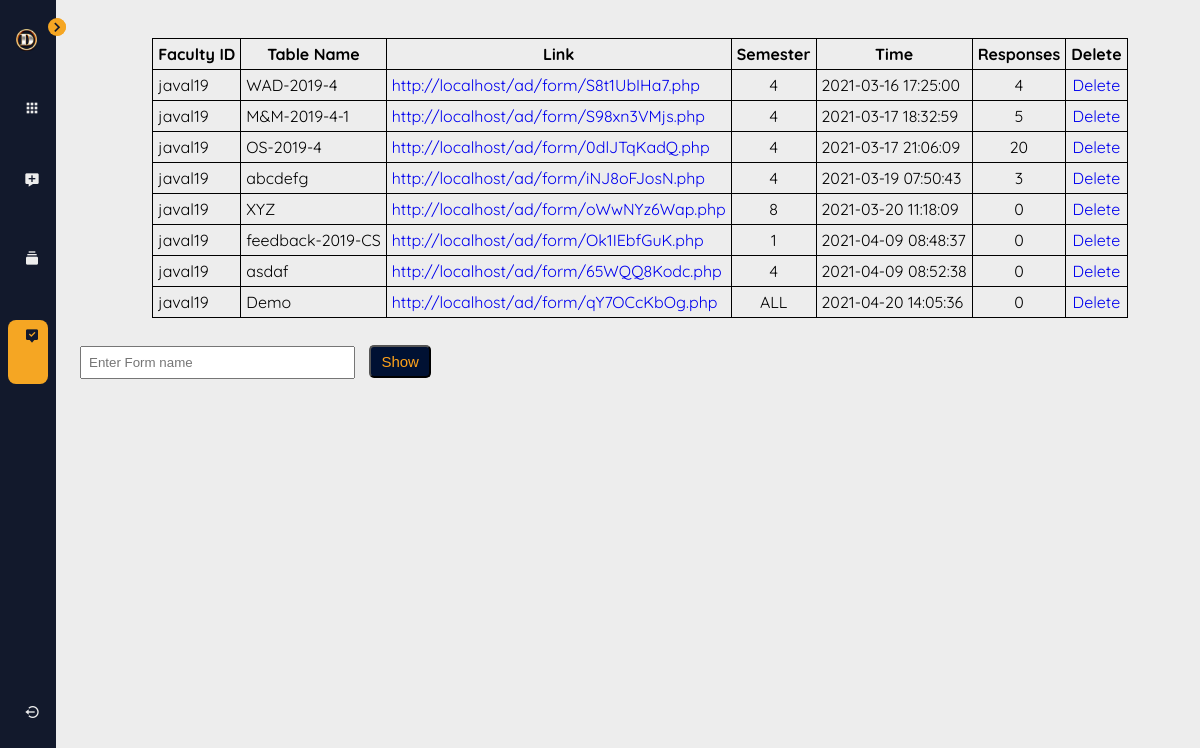
/ad/admin/result_all.php (signed in), run on the app's committed database.
### tables this page shows
CREATE TABLE `detail` (
  `uid` varchar(10) NOT NULL,
  `Name` varchar(20) NOT NULL,
  `a_table` varchar(15) NOT NULL,
  `q_table` varchar(15) NOT NULL,
  `sem` varchar(3) NOT NULL,
  `link` varchar(100) NOT NULL,
  `Time` varchar(40) DEFAULT NULL,
  `Flag` int(1) NOT NULL DEFAULT 1
);

### ad/admin/show.php (the view, shortened to what this page needs)
<!DOCTYPE html>
<html>
<head>
</head>
<body>
	  <!DOCTYPE html>
<html lang="en">
    <head>
        <link rel="stylesheet" href="/ad/styles.css">
        <link href='https://cdn.jsdelivr.net/npm/boxicons@2.0.5/css/boxicons.min.css' rel='stylesheet'>
    </head>
    <body id="body">
        <div class="l-navbar" id="navbar">
            <nav class="nav">
                <div>
                    <a href="#" class="nav__logo">
                    </a>
                    <ul class="nav__list">
                        <a href="http://localhost/ad/admin/index.php" class="nav__link">
                        </a>
                        <a href="http://localhost/ad/admin/add_faculty.php" class="nav__link ">
                        </a>
                        <a href="http://localhost/ad/admin/show.php" class="nav__link active">
                        </a>
                        <a href="http://localhost/ad/admin/result.php" class="nav__link">
                        </a>
                    </ul>
                </div>
                <a href="http://localhost/ad/logout.php" class="nav__link">
                </a>
            </nav>
        </div>
    </body>
</html>
<div style="margin-top:2%;">
<?php
$sql = "SELECT * FROM `detail` where `Flag` = 1 or `Flag`= 2 ORDER BY Time ASC;";
include('web.php');
$result = mysqli_query($conn,$sql);
while($row = $result->fetch_array(MYSQLI_ASSOC))
	{
        $rows[] = $row;
    }
echo "<center><table>";
echo "
	<tr><th>Faculty ID</th><th>Table Name</th><th>Link</th><th>Semester</th><th>Time</th><th>Responses</th><th>Delete</th></tr>
	";
foreach($rows as $row)
{
	$atbl=$row['a_table'];
	$result = mysqli_query($conn,"SELECT * FROM `$atbl`");
	$res = mysqli_num_rows($result);
	echo
	"<tr>
	<td>".$row['uid']."</td>
	<td>".$row['Name']."</td>
	<td><a href='".$row['link']."' target='_blank'>".$row['link']."</a></td>
	<td align='center'>".$row['sem']."</td>
	<td>".$row['Time']."</td>
	<td align='center'>$res</td>
	<td align='center'><a href='delete_table.php?uid=".$row['uid']."&t_name=".$row['Name'].";'>Delete</td>
	</tr>";
}
echo "</table></center>";
?>
</div>
</body>
</html>

### ad/styles.css (style rules this page uses)
:root { --first-color: #12192C; --second-color: #F5A623; --white-color: #EDEDED; }
:root { --body-font: 'Quicksand', sans-serif; --small-font-size: 0.875rem; }
@media screen and (min-width: 768px) { :root { --small-font-size: 0.938rem; } }
:root { --z-back: -10; --z-normal: 1; --z-tooltip: 10; --z-fixed: 100; --z-modal: 1000; }
body { position: relative; margin: 0; padding: 1rem 0 0 5rem; font-family: var(--body-font); background-color: var(--white-color); -webkit-transition: .5s; transition: .5s; }
ul, li { margin: 0; padding: 0; list-style: none; }
a { text-decoration: none; }
.l-navbar { position: fixed; top: 0; left: 0; width: 56px; height: 100vh; background-color: var(--first-color); padding: 1.25rem .5rem 2rem; -webkit-transition: .5s; transition: .5s; z-index: var(--z-fixed); }
.nav { height: 100%; display: -webkit-box; display: -ms-flexbox; display: flex; -webkit-box-orient: vertical; -webkit-box-direction: normal; -ms-flex-direction: column; flex-direction: column; -webkit-box-pack: justify; -ms-flex-pack: justify; justify-content: space-between; overflow: hidden; }
.nav__logo { display: -webkit-box; display: -ms-flexbox; display: flex; -webkit-box-align: center; -ms-flex-align: center; align-items: center; margin-bottom: 2rem; padding: 0 .5rem; }
.nav__link { display: -webkit-box; display: -ms-flexbox; display: flex; -webkit-box-align: center; -ms-flex-align: center; align-items: center; padding: .5rem; margin-bottom: .5rem; border-radius: .5rem; color: var(--white-color); -webkit-transition: .3s; transition: .3s; }
.active { background-color: var(--second-color); color: var(--first-color); }

### ad/admin/result_all.php (style rules this page uses)
table, th, td { border-width:5px; border: 1px solid black; padding:5px; border-collapse: collapse; }

### ad/admin/show.php (style rules this page uses)
table, th, td { border-width:5px; border: 1px solid black; padding:5px; border-collapse: collapse; }

### data on the page
detail: uid "javal19", Name "WAD-2019-4", link "http://localhost/ad/form/S8t1UbIHa7.php", sem "4", Time "2021-03-16 17:25:00", res "4"
detail: uid "javal19", Name "M&M-2019-4-1", link "http://localhost/ad/form/S98xn3VMjs.php", sem "4", Time "2021-03-17 18:32:59", res "5"
detail: uid "javal19", Name "OS-2019-4", link "http://localhost/ad/form/0dlJTqKadQ.php", sem "4", Time "2021-03-17 21:06:09", res "20"
detail: uid "javal19", Name "abcdefg", link "http://localhost/ad/form/iNJ8oFJosN.php", sem "4", Time "2021-03-19 07:50:43", res "3"
detail: uid "javal19", Name "XYZ", link "http://localhost/ad/form/oWwNYz6Wap.php", sem "8", Time "2021-03-20 11:18:09", res "0"
detail: uid "javal19", Name "feedback-2019-CS", link "http://localhost/ad/form/Ok1IEbfGuK.php", sem "1", Time "2021-04-09 08:48:37", res "0"
detail: uid "javal19", Name "asdaf", link "http://localhost/ad/form/65WQQ8Kodc.php", sem "4", Time "2021-04-09 08:52:38", res "0"
detail: uid "javal19", Name "Demo", link "http://localhost/ad/form/qY7OCcKbOg.php", sem "ALL", Time "2021-04-20 14:05:36", res "0"
